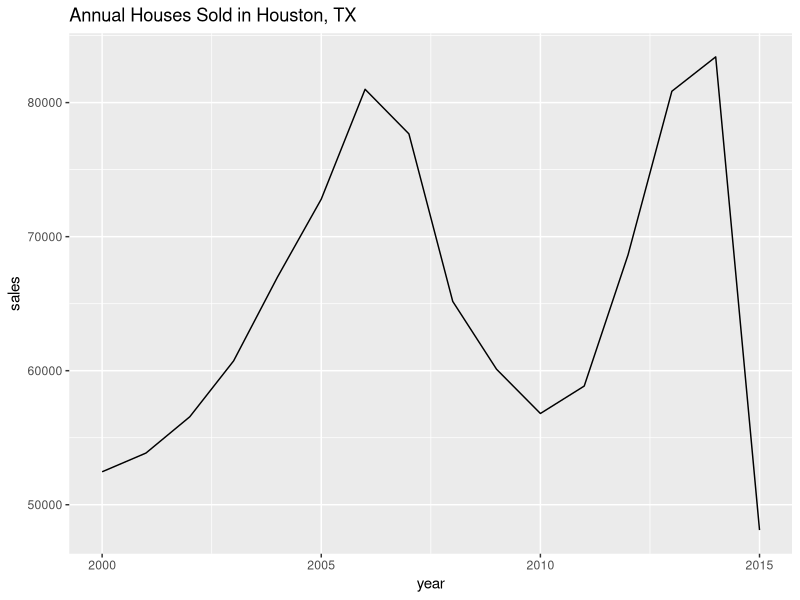
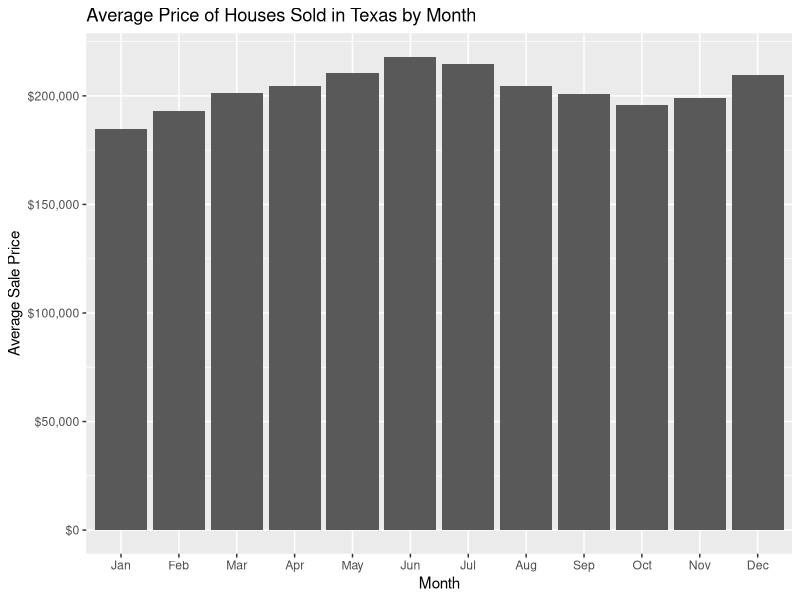
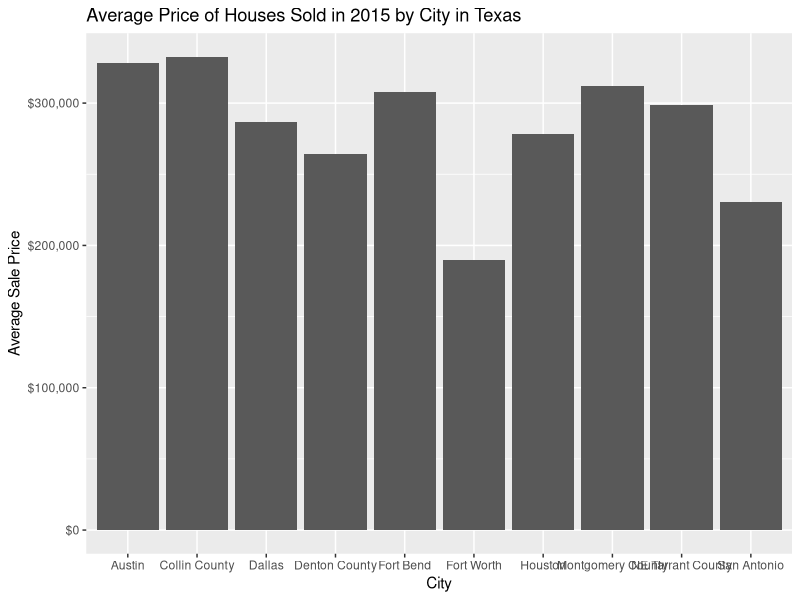

Generate these figures, in order, with R:
## ---- chunk 1
if(!require("tidyverse")) install.packages("tidyverse")
library(tidyverse)
txhousing |> 
  filter(city=="Houston") |> 
  group_by(year) |> 
  summarize(sales=sum(sales)) |> 
  ggplot(aes(x=year, y=sales)) + 
    geom_line() + 
    ggtitle("Annual Houses Sold in Houston, TX")
## ---- chunk 2
if(!require("tidyverse")) install.packages("tidyverse")
library(tidyverse)
txhousing |> 
   filter(city=="Houston") |> 
    group_by(month) |> 
    summarize(avg_price=sum(volume) / sum(sales)) |> 
    mutate(month=factor(month.abb[month], 
                 levels=month.abb, ordered=TRUE)) |>
    ggplot(aes(x=month, y=avg_price)) + 
    geom_bar(stat="identity") + 
    ggtitle("Average Price of Houses Sold in Texas by Month") + 
    xlab("Month") + 
    ylab("Average Sale Price") + 
    scale_y_continuous(labels = scales::dollar)
## ---- chunk 3
if(!require("tidyverse")) install.packages("tidyverse")
library(tidyverse)
txhousing |> filter(year==2015) |> 
    group_by(city) |> 
    summarize(avg_price=sum(volume) / sum(sales),
              num_sales=sum(sales)) |> 
    slice_max(num_sales, n=10) |>
    ggplot(aes(x=city, y=avg_price)) + 
    geom_bar(stat="identity") + 
    ggtitle("Average Price of Houses Sold in 2015 by City in Texas") + 
    xlab("City") + 
    ylab("Average Sale Price") + 
    scale_y_continuous(labels = scales::dollar)
